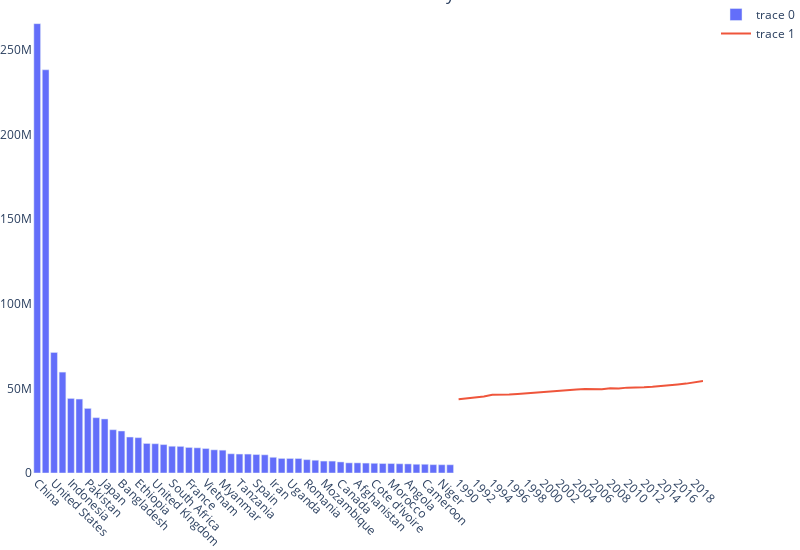

Write notebook code for a chart like this one.
### Code cell
fig.add_trace(go.Scatter(x=year_Deaths.index, y=year_Deaths['Total of deaths']))
fig5 = fig.update_layout(height=550, width=800,margin=dict(l=30, r=10, t=0, b=20),
                         paper_bgcolor='rgba(0,0,0,0)',
                         plot_bgcolor='rgba(0,0,0,0)')
fig5.show()
#"plotly", "plotly_white", "plotly_dark", "ggplot2", "seaborn", "simple_white", "none" ,,template="plotly_white" ,title_text="Deaths trend per year"

### Figure 1 — Plotly figure (JSON) as saved in the notebook; plotly's stock layout.template omitted (floating-point values rounded to 4 significant figures; data arrays with more than 128 entries replaced by an {"elided": "..."} marker saying what was removed)
{"data": [{"type": "bar", "x": ["China", "India", "United States", "Russia", "Indonesia", "Nigeria", "Pakistan", "Brazil", "Japan", "Germany", "Bangladesh", "Ukraine", "Ethiopia", "Democratic Republic of Congo", "United Kingdom", "Italy", "South Africa", "Mexico", "France", "Egypt", "Vietnam", "Philippines", "Myanmar", "Thailand", "Tanzania", "Poland", "Spain", "Turkey", "Iran", "Kenya", "Uganda", "Argentina", "Romania", "South Korea", "Mozambique", "North Korea", "Canada", "Sudan", "Afghanistan", "Colombia", "Cote d'Ivoire", "Uzbekistan", "Morocco", "Ghana", "Angola", "Nepal", "Cameroon", "Mali", "Niger", "Burkina Faso"], "y": {"elided": "204 int values"}}, {"type": "scatter", "x": [1990, 1991, 1992, 1993, 1994, 1995, 1996, 1997, 1998, 1999, 2000, 2001, 2002, 2003, 2004, 2005, 2006, 2007, 2008, 2009, 2010, 2011, 2012, 2013, 2014, 2015, 2016, 2017, 2018, 2019], "y": [43518524, 44059730, 44459144, 45185711, 46182613, 46177018, 46320830, 46672375, 47066091, 47652089, 48050321, 48385703, 48897028, 49123954, 49330179, 49591907, 49424521, 49495210, 50115748, 49900666, 50422772, 50413301, 50597659, 50931540, 51268371, 51856400, 52337441, 52789758, 53545248, 54362908]}], "layout": {"height": 550, "margin": {"b": 20, "l": 30, "r": 10, "t": 0}, "paper_bgcolor": "rgba(0,0,0,0)", "plot_bgcolor": "rgba(0,0,0,0)", "title": {"text": "Total no. of deaths from 1990 to 2019 for each contry"}, "width": 800, "xaxis": {"tickangle": 45}}}
